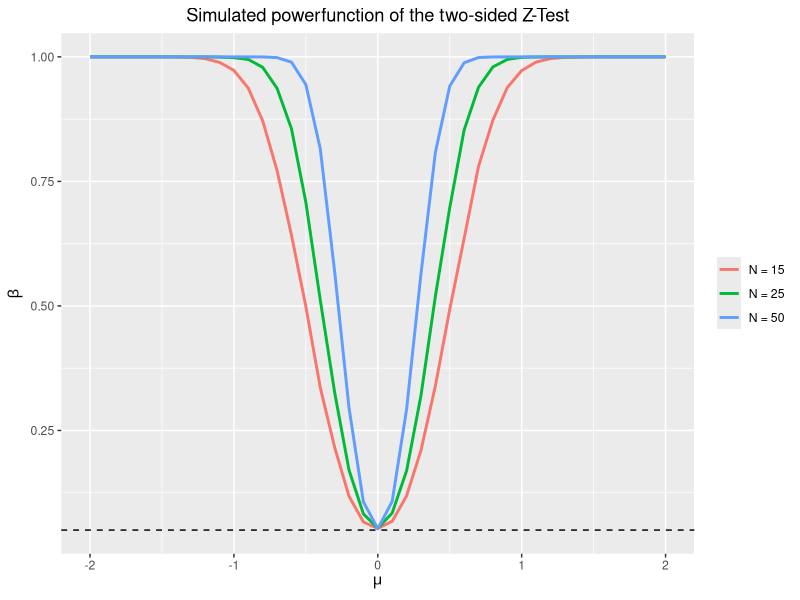

Generate this figure with R:
## Powerfunction simulation for the Z-test
library(ggplot2)
library(tidyr)
library(tidyverse)
rm(list = ls())

## fix parameters
sigma = 1
alpha = 0.05
mu_0 = 0
R = 10000

## write a function that gives the test decision 
simulate = function(N, mu, sigma, alpha, mu_0){
  # simulation of realisation
  X = rnorm(N, mu, sigma)
  
  # compute observed test statistic
  Z_obs = sqrt(N)*(mean(X) - mu_0)/sigma
  
  # save the test decision
  D = as.integer(abs(Z_obs) >= 1.96)  
  
  return(D)
}

## write function that computes power of the test
power_test = function(R, N, mu, sigma, alpha, mu_0){
  num_rejections = 0
  for (i in 1:R){
    num_rejections = num_rejections + simulate(N, mu, sigma, alpha, mu_0)
  }  
  D_R = num_rejections/R
  return(D_R)
}

## run a small simulation for different values of N and mu
N_values = c(15, 25, 50)
mu_values = seq(-2, 2, by = 0.1)

# create matrix where we store the power for different N and mu
M = matrix(NA, length(N_values), length(mu_values))

# compute power for different N and mu
index1 = 1
for (N in N_values){
  index2 = 1
  for (mu in mu_values){
    M[index1, index2] = power_test(R, N, mu, sigma, alpha, mu_0)
    index2 = index2 + 1
  }
  index1 = index1 + 1
}

# plot the power functions for the different values of N
M1 = M[1,]
M2 = M[2,]
M3 = M[3,]

powerplot = data.frame(mu_values, M1, M2, M3) %>%
  gather(N, value, M1, M2, M3) %>%
  ggplot(aes(x = mu_values, y = value, colour = N)) +
  geom_line(size = 1) + 
  geom_hline(yintercept = 0.05, lty = 2) +
  ggtitle("Simulated powerfunction of the two-sided Z-Test") +
  theme(plot.title = element_text(hjust = 0.5)) +
  xlab(expression(mu)) +
  ylab(expression(beta)) +
  scale_color_hue(labels = c("N = 15", "N = 25", "N = 50")) + 
  theme(legend.title = element_blank())
powerplot 
